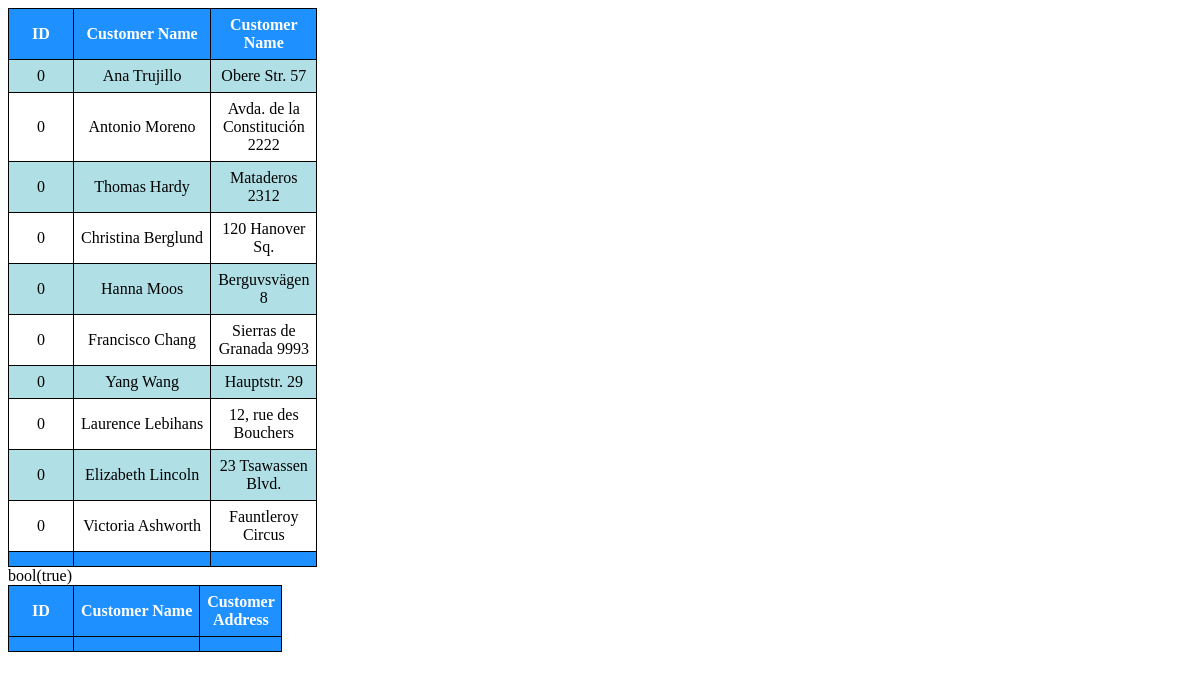
Before: / with the older database file.
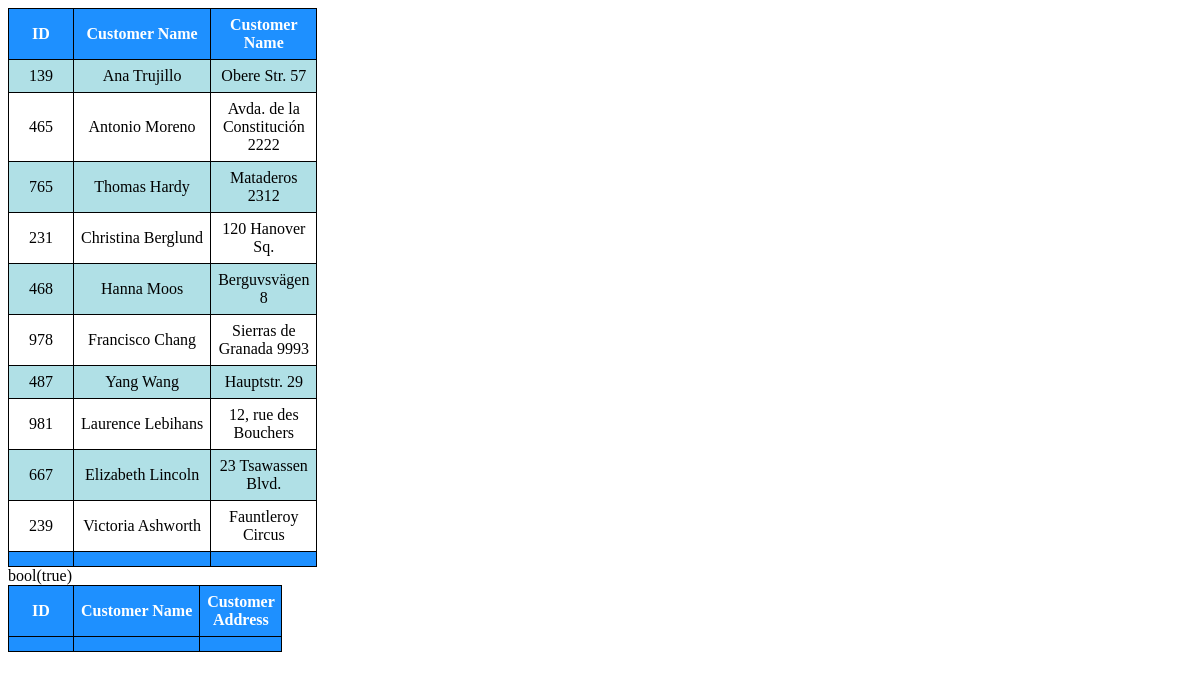
After: the same page with the newer database file.
### tables this page shows
CREATE TABLE IF NOT EXISTS Customers (
    ID int(11) AUTO_INCREMENT PRIMARY KEY NOT NULL,
    CustomerID int(11) NOT NULL,
    CustomerName varchar(50) NOT NULL,
    CustomerAddress varchar(150) NOT NULL
);

### original.php (the view, shortened to what this page needs)
<?php
    $sqlOriginalStatement = "SELECT * FROM `customers` WHERE 1";
    $originalResult = mysqli_query($originalConnection, $sqlOriginalStatement);
    $checkOriginalResult = mysqli_num_rows($originalResult);
    echo'<div class="tbl-parent"><table> <tr><th>ID</th> <th>Customer Name</th> <th>Customer Name</th></tr>';
    if ($checkOriginalResult > 0) {
        while ($row = mysqli_fetch_assoc($originalResult)) {
            echo "<tr><td>";
            echo $row['CustomerID'];
            echo "</td><td>";
            echo $row['CustomerName'];
            echo "</td><td>";
            echo $row['CustomerAddress'];
            echo "</td></tr>";
        }
        echo "</tr><td></td><td></td><td></td></tr>";
        echo '</table></div>';
    }

### index.php (shortened to what this page needs)
<?php include_once 'connectionStrings.php'; ?>
<!DOCTYPE html>
<html>
    <head>
        <link rel="stylesheet" type="text/css" href="style.css">
    </head>
    <body>
        <div class="container">
            <?php
                include_once 'original.php';
                echo '<div class"vl">';
                    include_once 'copied.php';
                echo '</div>';
            ?>
        </div>
    </body>
</html>

### copied.php (shortened to what this page needs)
<?php
    $sqlCopiedStatement = "INSERT [IGNORE] INTO `CopiedCopmany.Customers` WHERE 1 SELECT * FROM `OriginalCopmany.Customers`";
    $copiedResult = mysqli_query($copiedConnection, $sqlCopiedStatement);
    var_dump($copiedResult);
    echo'<table> <tr><th>ID</th> <th>Customer Name</th> <th>Customer Address</th></tr>';
    if ($copiedResult > 0) {
        echo "</tr><td></td><td></td><td></td></tr>";
        echo '</table>';
    }

### style.css (style rules this page uses)
html, body { height: 100%; min-height: 100% }
.container { height: 100%; min-height: 100% }
table { border-collapse: collapse; }
table, th, td { border: 1px solid black; }
tr:nth-child(even) { background-color: powderblue }
tr:first-child, tr:last-child { color: white; background-color: DodgerBlue; }
th, td { padding: 7px; text-align: center; }
td:nth-child(odd) { width: 50px; }

Changed rows visible on the page:
changed customers "Ana Trujillo": CustomerID "0" → "139"
changed customers "Antonio Moreno": CustomerID "0" → "465"
changed customers "Thomas Hardy": CustomerID "0" → "765"
changed customers "Christina Berglund": CustomerID "0" → "231"
changed customers "Hanna Moos": CustomerID "0" → "468"
changed customers "Francisco Chang": CustomerID "0" → "978"
changed customers "Yang Wang": CustomerID "0" → "487"
changed customers "Laurence Lebihans": CustomerID "0" → "981"
changed customers "Elizabeth Lincoln": CustomerID "0" → "667"
changed customers "Victoria Ashworth": CustomerID "0" → "239"
